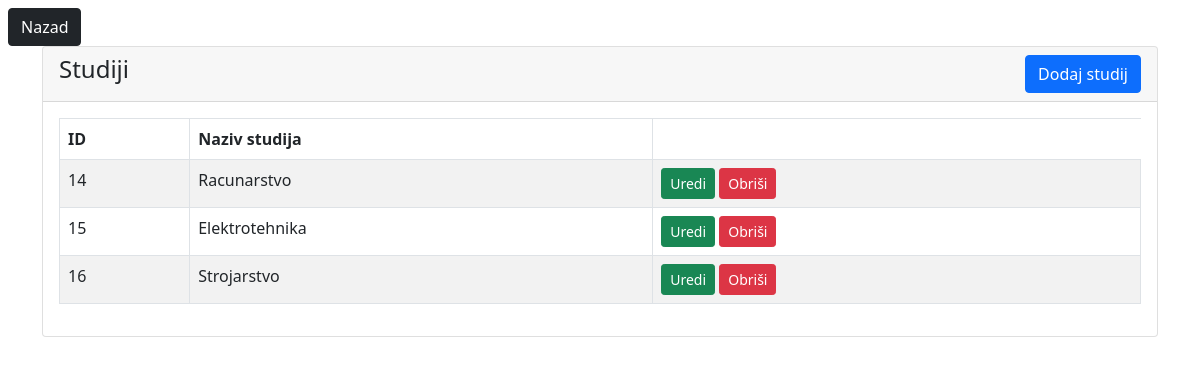
The page /forAdmin/studijTable.php (signed in) on the database its author committed.
### tables this page shows
CREATE TABLE `studij` (
  `id` int(11) NOT NULL,
  `naziv` varchar(150) NOT NULL
);

### forAdmin/studijTable.php (the view, shortened to what this page needs)
<?php
  include "../php/db_conn.php";
  if (isset($_SESSION['name']) && isset($_SESSION['id'])) {
?>
<!DOCTYPE html>
<html lang="en">
<head>
  <link href="https://cdn.jsdelivr.net/npm/bootstrap@5.0.2/dist/css/bootstrap.min.css" rel="stylesheet">
</head>
<body>
  <a href="./home.php" class="btn btn-dark mt-2 ms-2">Nazad</a>
  <div class="container">
    <div class="row">
      <div class="col-md-12">
        <div class="card">
          <div class="card-header">
            <h4>
              Studiji
              <a href="./studijCreate.php" class="btn btn-primary float-end">Dodaj studij</a>
            </h4>
          </div>
          <div class="card-body">
           <table class="table table-bordered table-striped">
            <thead>
              <tr>
                <th>ID</th>
                <th>Naziv studija</th>
              </tr>
            </thead>
            <tbody>
              <?php
                $query = "SELECT * FROM studij";
                $query_run = mysqli_query($conn, $query);
                if(mysqli_num_rows($query_run) > 0){
                  foreach($query_run as $studij){
                    ?>
                    <tr>
                      <td><?= $studij['id']; ?></td>
                      <td><?= $studij['naziv']; ?></td>
                      <td>
                        <a href="studijEdit.php?id=<?= $studij['id']; ?>" class="btn btn-success btn-sm">Uredi</a>
                        <form action="studijCode.php" method="POST" class="d-inline">
                          <button type="submit" name="delete_studij" value="<?=$studij['id'];?>" class="btn btn-danger btn-sm">Obriši</button>
                        </form>
                      </td>
                    </tr>
                  <?php
                  }
                }
                else{
                  echo "<h5>Nema studija u bazi!</h5>";
                }
              ?>
            </tbody>
           </table>
          </div>
      </div>
    </div>
  </div>
</div>
</body>
</html>
<?php }else{
	header("Location: ../index.php");
} ?>

### rows shown on the page
studij: id "14", naziv "Racunarstvo"
studij: id "15", naziv "Elektrotehnika"
studij: id "16", naziv "Strojarstvo"
